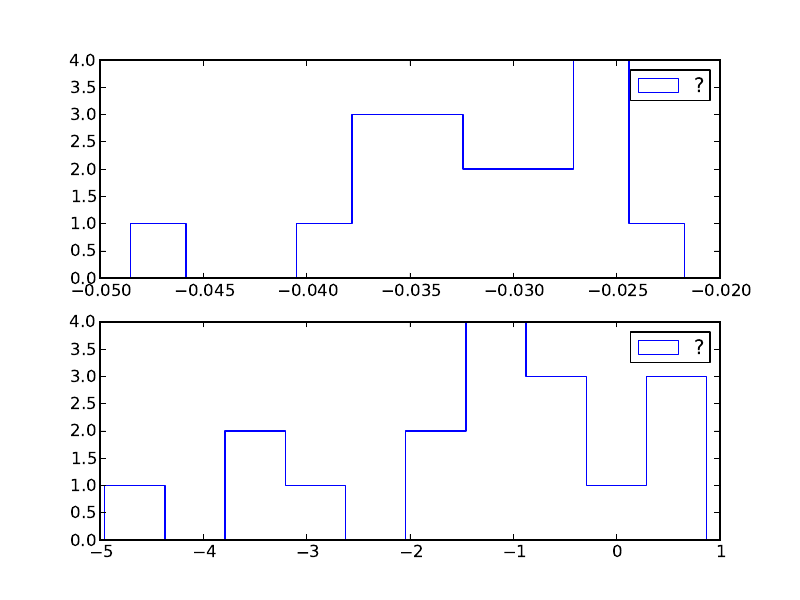

Here is the Python script that generated this plot:
from lande.utilities.save import loaddict
import numpy as np
import pylab as P

from lande.utilities.arrays import almost_equal

#r = loaddict('$simsrcdata/v22/merged.hdf5')
#r = loaddict('$simsrcdata/v21/merged.hdf5')
r = loaddict('$simsrcdata/v19/merged.hdf5')

ax1=P.subplot(211)
ax2=P.subplot(212)

flux=np.asarray(r['flux_gtlike'])
flux_mc=np.asarray(r['flux_mc'])
flux_err=np.asarray(r['flux_gtlike_err'])
spatial=np.asarray(r['spatial'])
#binsz=np.asarray(r['binsz'])
#rfactor=np.asarray(r['rfactor'])

#for label,cut in [('binsz=0.1 & rfactor=2',(almost_equal(binsz,0.1)&almost_equal(rfactor,2))),
#                  ('binsz=0.05 & rfactor=4',(almost_equal(binsz,0.05)&almost_equal(rfactor,4))),
#                  ('binsz=0.025 & rfactor=8',(almost_equal(binsz,0.025)&almost_equal(rfactor,8)))]:
for label in ['?']:
    cut = spatial == 'w44'

    #P.hist((flux-flux_mc)/flux_err)
    print label
    ax1.hist((flux[cut]-flux_mc[cut])/flux_mc[cut], label=label, histtype='step')
    #ax1.hist((flux[cut]-flux_mc[cut])/flux_err[cut], label=label, histtype='step')

#P.hist(flux)
#P.axvline(flux_mc[0])

    index=np.asarray(r['index_gtlike'])
    index_mc=np.asarray(r['index_mc'])
    index_err=np.asarray(r['index_gtlike_err'])
    #ax2.hist((index[cut]-index_mc[cut])/index_mc[cut], histtype='step', label=label)
    ax2.hist((index[cut]-index_mc[cut])/index_err[cut], histtype='step', label=label)

ax1.legend()
ax2.legend()

P.savefig('plot2.pdf')
